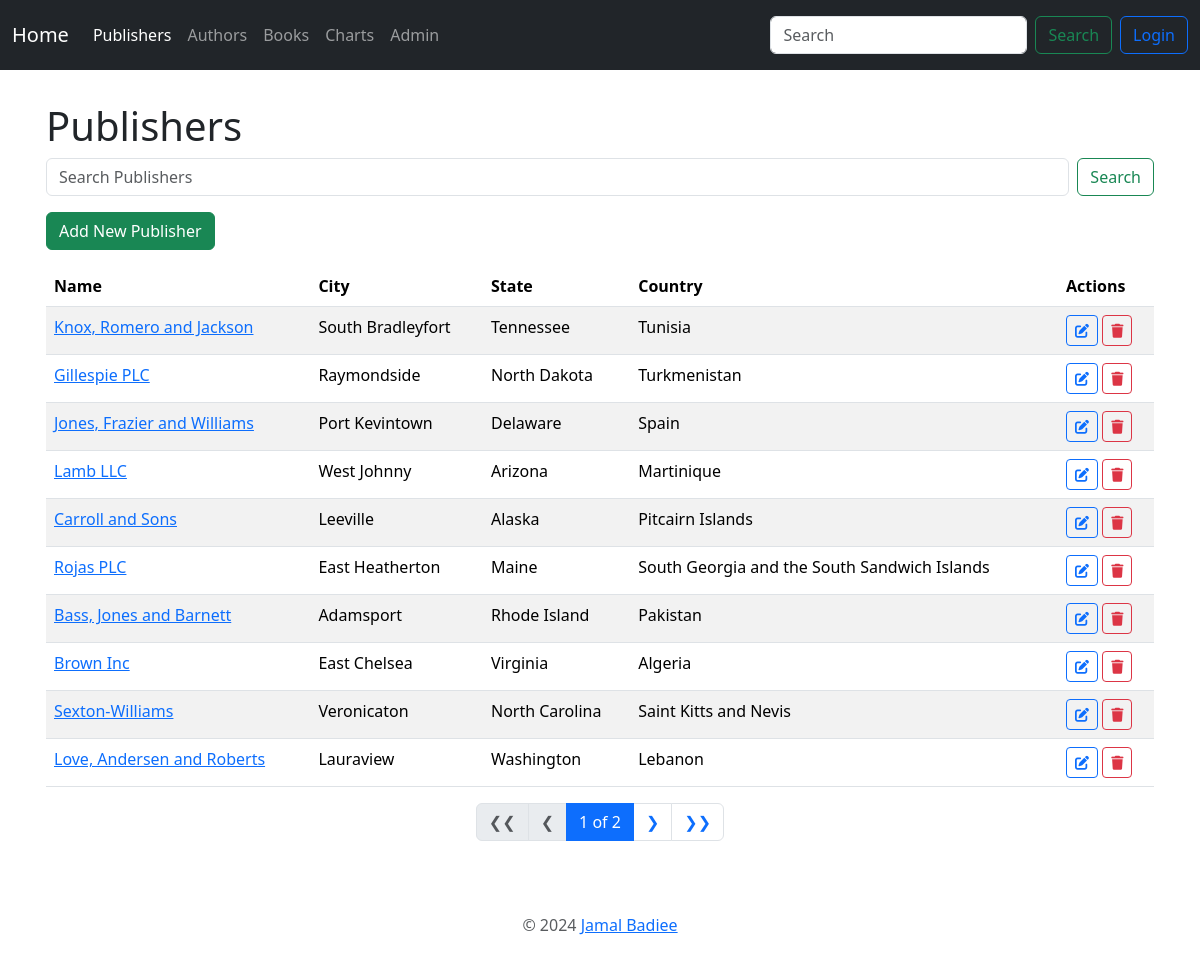
The app's page /publishers/, older data.
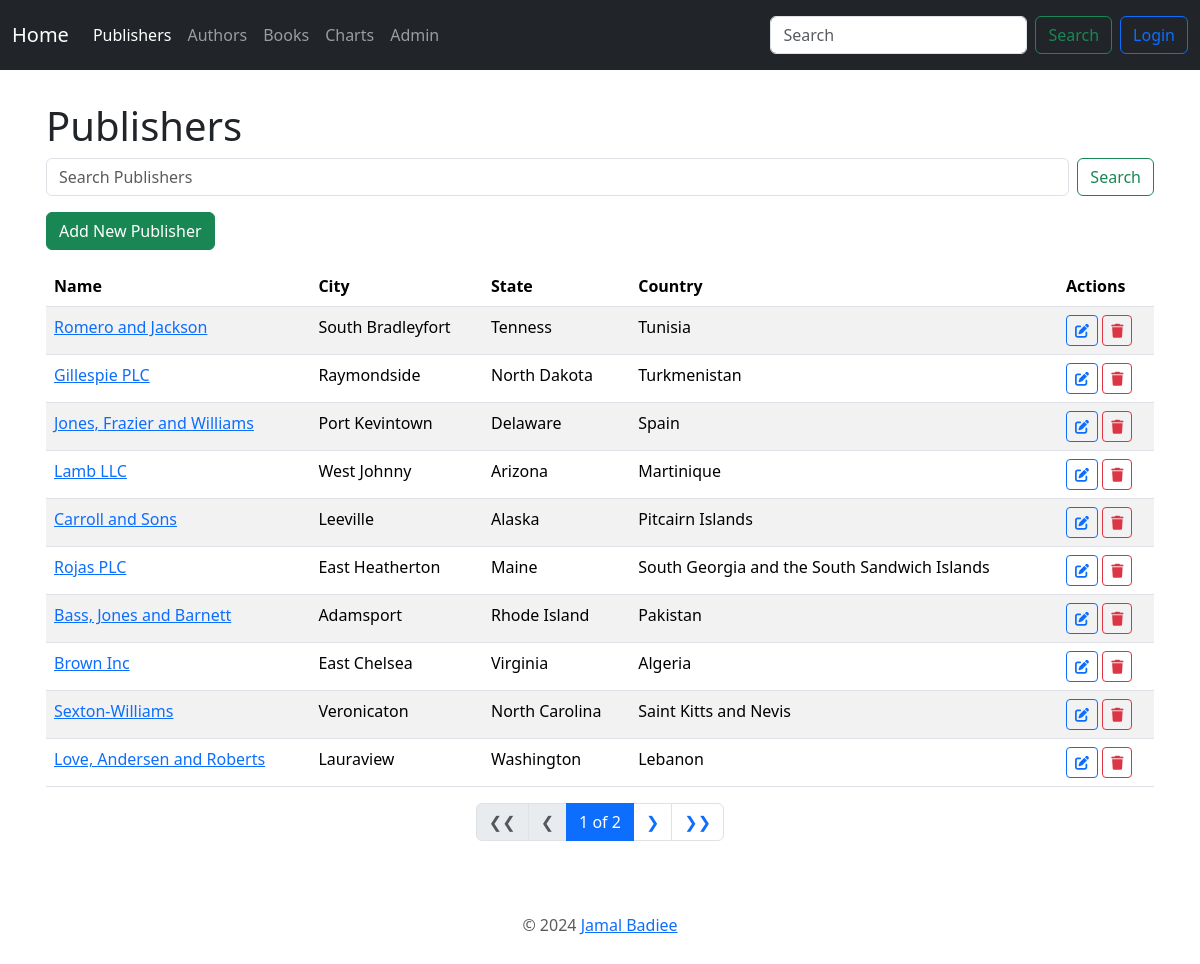
The same page, newer data.
### book_app/models.py (models this page shows, shortened)
class Publisher(models.Model):
    name = models.CharField(max_length=30)
    address = models.CharField(max_length=100)
    city = models.CharField(max_length=100)
    state_province = models.CharField(max_length=100)
    country = models.CharField(max_length=50)
    website = models.URLField()
    class Meta:
        ordering = ["-id"]

### book_app/views.py (the view)
# urls.py: path('publishers/', PublisherListView.as_view(), name='publisher_list'),
class PublisherListView(ListView):
    model = Publisher
    context_object_name = "publishers"
    paginate_by = 10
    def get_context_data(self, **kwargs):
        context = super().get_context_data(**kwargs)
        context['nbar'] = "publishers"
        return context
    def get_queryset(self):
        queryset = super().get_queryset()
        query = self.request.GET.get('query')
        if query:
            queryset = queryset.filter(Q(name__icontains=query))
        return queryset

### book_app/templates/book_app/publisher_list.html (shortened to what this page needs)
{% extends 'book_app/base.html' %}
{% block content %}
<h1>Publishers</h1>
<form class="d-flex mb-3" role="search" action="{% url 'book_app:publisher_list' %}" method="get">
    <input class="form-control me-2" type="search" placeholder="Search Publishers" aria-label="Search" name="query"
        value="{{ request.GET.query }}">
    <button class="btn btn-outline-success" type="submit">Search</button>
</form>
<a href="{% url 'book_app:publisher_add' %}" class="btn btn-success mb-3">Add New Publisher</a>
<table class="table table-striped">
    <thead>
        <tr>
            <th scope="col">Name</th>
            <th scope="col" class="d-none d-md-table-cell">City</th>
            <th scope="col" class="d-none d-md-table-cell">State</th>
            <th scope="col" class="d-none d-md-table-cell">Country</th>
            <th scope="col">Actions</th>
        </tr>
    </thead>
    <tbody>
        {% for publisher in publishers %}
        <tr>
            <td>
                <a href="{% url 'book_app:publisher_detail' publisher.pk %}">{{ publisher.name }}</a>
            </td>
            <td class="d-none d-md-table-cell">{{ publisher.city }}</td>
            <td class="d-none d-md-table-cell">{{ publisher.state_province }}</td>
            <td class="d-none d-md-table-cell">{{ publisher.country }}</td>
            <td>
                <a href="{% url 'book_app:publisher_edit' publisher.pk %}" class="btn btn-sm btn-outline-primary">
                    <i class="fas fa-edit"></i>
                </a>
                <a href="{% url 'book_app:publisher_delete' publisher.pk %}" class="btn btn-sm btn-outline-danger">
                    <i class="fas fa-trash"></i>
                </a>
            </td>
        </tr>
        {% empty %}
        <tr>
            <td colspan="5">No publishers found.</td>
        </tr>
        {% endfor %}
    </tbody>
</table>
<nav>
    <ul class="pagination justify-content-center">
        {% if page_obj.has_previous %}
        <li class="page-item">
            <a class="page-link" href="?page=1">❮❮</a>
        </li>
        <li class="page-item">
            <a class="page-link" href="?page={{ page_obj.previous_page_number }}">❮</a>
        </li>
        {% else %}
        <li class="page-item disabled">
            <span class="page-link">❮❮</span>
        </li>
        <li class="page-item disabled">
            <span class="page-link">❮</span>
        </li>
        {% endif %}
        <li class="page-item active">
            <span class="page-link">
                {{ page_obj.number }} of {{ page_obj.paginator.num_pages }}
            </span>
        </li>
        {% if page_obj.has_next %}
        <li class="page-item">
            <a class="page-link" href="?page={{ page_obj.next_page_number }}">❯</a>
        </li>
        <li class="page-item">
            <a class="page-link" href="?page={{ page_obj.paginator.num_pages }}">❯❯</a>
        </li>
        {% endif %}
    </ul>
</nav>
{% endblock %}

Row changes from the older to the newer data that the page shows:
changed Publisher "South Bradleyfort": name "Knox, Romero and Jackson" → "Romero and Jackson"; state_province "Tennessee" → "Tenness"
